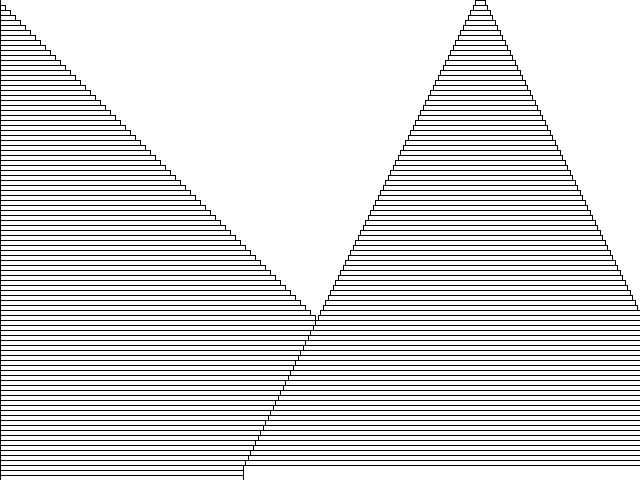
Frame 1 (no input)
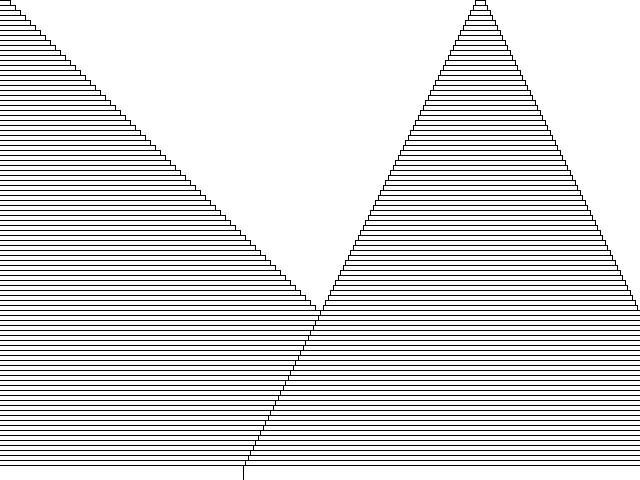
Frame 60 (the mouse pressed at the canvas centre just before this capture)
Frame 120 (the mouse held since frame 60 and released just before this capture): identical to frame 60, image omitted

The Processing sketch that drew these frames (run headless with seeded random() and noise(); from frame 60 on, the mouse is pressed at the canvas centre):

// Processing sketch: processing_187094
// ── processing_187094.pde

void setup(){
  size(640,480);
  background(255);
}

void draw(){
  
  for (int i=0;i<height; i=i+5){
    rect(0,i,i,10);
  }
  
  for(int j=0; j<height; j=j+5){
   
  rectMode(RADIUS);
  rect((height), j, j/2, 10);
  }
}  
